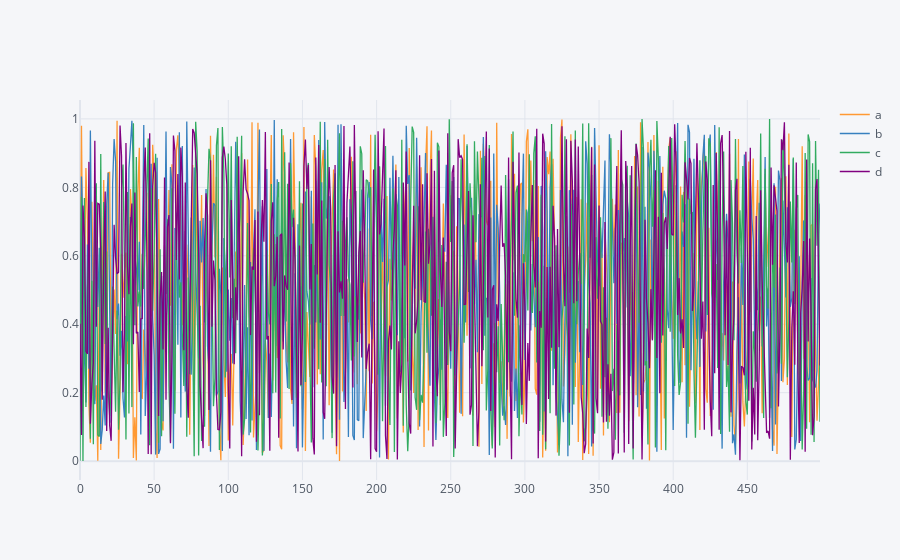

The notebook cell saved with this chart:
### Code cell
df1.iplot(size=(30, 4))

# you can notice the changes between both plots

### Figure 1 — Plotly figure (JSON) as saved in the notebook; plotly's stock layout.template omitted (floating-point values rounded to 4 significant figures; data arrays with more than 128 entries replaced by an {"elided": "..."} marker saying what was removed)
{"data": [{"line": {"color": "rgba(255, 153, 51, 1.0)", "dash": "solid", "shape": "linear", "width": 1.3}, "mode": "lines", "name": "a", "text": "", "type": "scatter", "x": {"elided": "500 int values"}, "y": {"elided": "500 float values"}}, {"line": {"color": "rgba(55, 128, 191, 1.0)", "dash": "solid", "shape": "linear", "width": 1.3}, "mode": "lines", "name": "b", "text": "", "type": "scatter", "x": {"elided": "500 int values"}, "y": {"elided": "500 float values"}}, {"line": {"color": "rgba(50, 171, 96, 1.0)", "dash": "solid", "shape": "linear", "width": 1.3}, "mode": "lines", "name": "c", "text": "", "type": "scatter", "x": {"elided": "500 int values"}, "y": {"elided": "500 float values"}}, {"line": {"color": "rgba(128, 0, 128, 1.0)", "dash": "solid", "shape": "linear", "width": 1.3}, "mode": "lines", "name": "d", "text": "", "type": "scatter", "x": {"elided": "500 int values"}, "y": {"elided": "500 float values"}}], "layout": {"legend": {"bgcolor": "#F5F6F9", "font": {"color": "#4D5663"}}, "paper_bgcolor": "#F5F6F9", "plot_bgcolor": "#F5F6F9", "title": {"font": {"color": "#4D5663"}}, "xaxis": {"gridcolor": "#E1E5ED", "showgrid": true, "tickfont": {"color": "#4D5663"}, "title": {"font": {"color": "#4D5663"}, "text": ""}, "zerolinecolor": "#E1E5ED"}, "yaxis": {"gridcolor": "#E1E5ED", "showgrid": true, "tickfont": {"color": "#4D5663"}, "title": {"font": {"color": "#4D5663"}, "text": ""}, "zerolinecolor": "#E1E5ED"}}}
